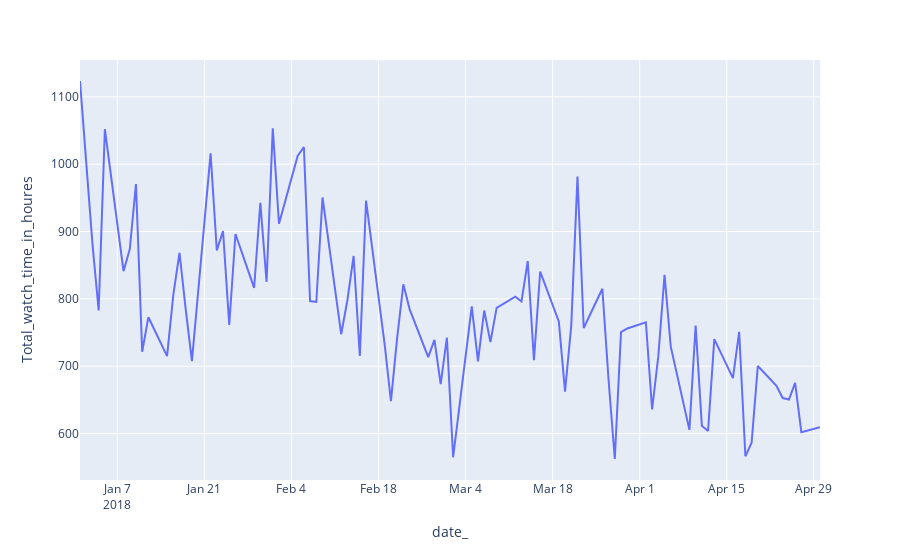

Here is the notebook cell this chart was saved with:
### Code cell
# show the dataframe
fig = px.line(df,  y="Total_watch_time_in_houres")
fig.show()
